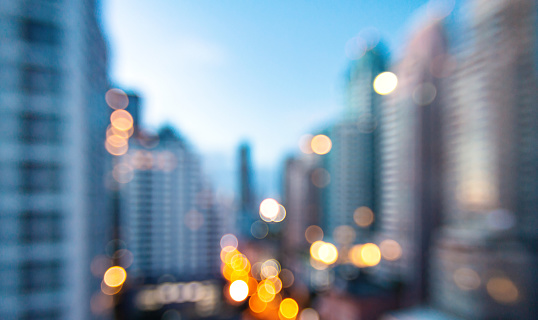
#> input picture Lab-VI/I2.png, 538 x 320 px
$ python sp.py
#> lines starting #> are read from the running program, lines starting #| are printed output that depends on the picture
import numpy as np
import matplotlib.pyplot as plt
import cv2 as cv
import skimage.io as io
from skimage.filters import unsharp_mask as um
img=cv.imread("I2.png",0)
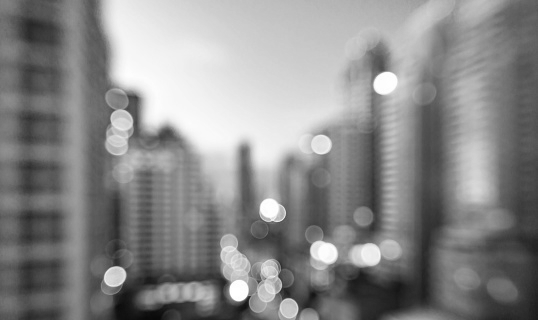
#> img: shape (320, 538); min 9, max 255, mean 137.6
m,n=img.shape
#> m = 320; n = 538
k1=np.array([[0,-1,0],[-1,5,-1],[0,-1,0]])
img_s1=cv.filter2D(src=img, ddepth=-1, kernel=k1)
k2=np.array([[-1,-1,-1],[-1,9,-1],[-1,-1,-1]])
img_s2=cv.filter2D(src=img, ddepth=-1, kernel=k2)
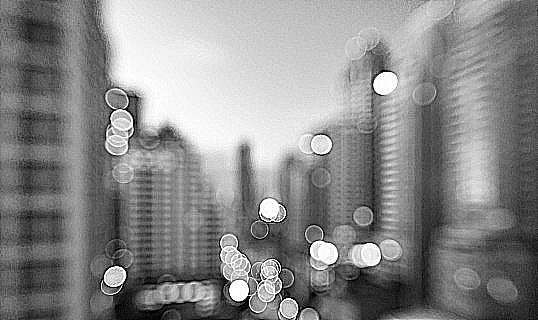
#> img_s2: shape (320, 538); min 0, max 255, mean 137.1
r1=um(img, radius=5, amount=1)
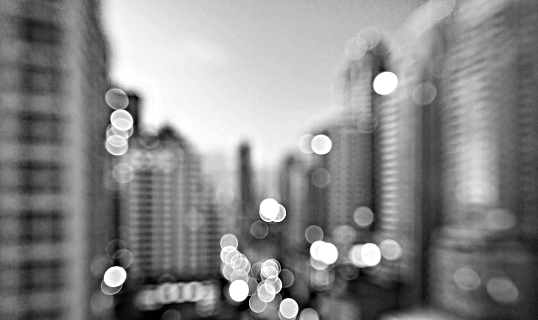
#> r1: shape (320, 538) float64; min 0, max 1, mean 0.539
r2=um(img, radius=10, amount=1)
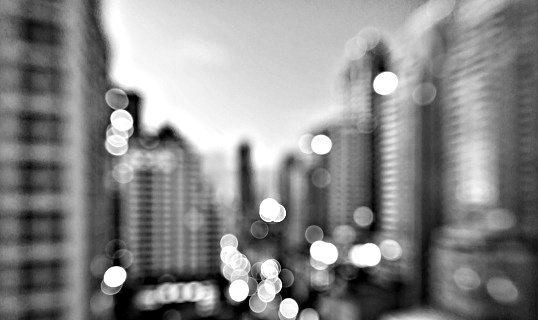
#> r2: shape (320, 538) float64; min 0, max 1, mean 0.536
t=["Orginal Image","Sharpenned Image with k1","Sharpenned Image with k2","Unsharp Mask radius=5","Unsharp Mask radius=10"]
im=[img,img_s1,img_s2,r1,r2]
for i in range(5):
    plt.subplot(2,3,i+1)
    plt.title(t[i])
    plt.imshow(im[i],cmap="gray")
    plt.axis('off')
plt.show()

$ run again, with Lab-VI/I1.png copied over Lab-VI/I2.png
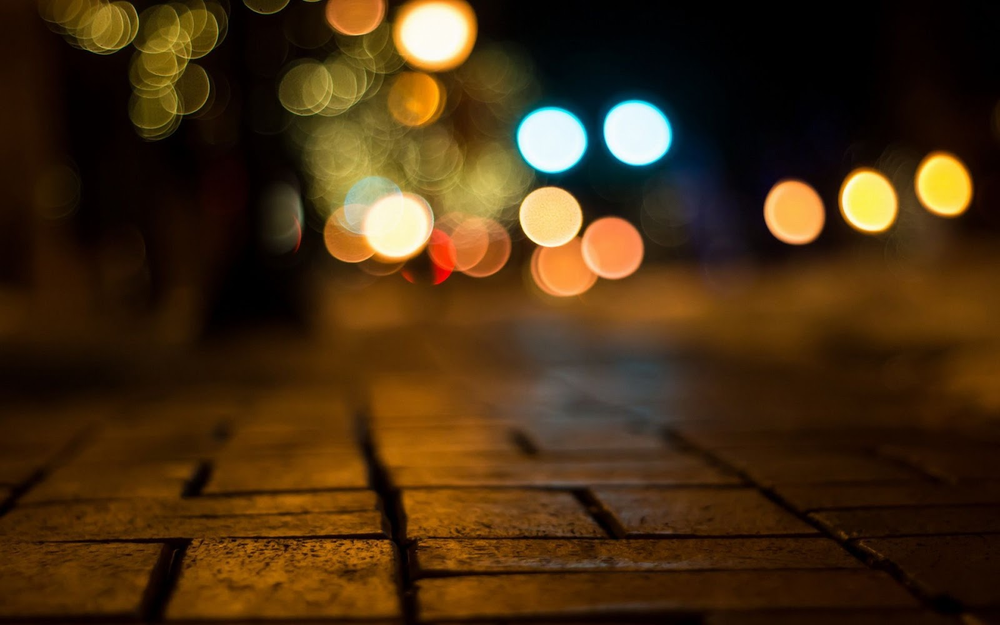
#> input picture Lab-VI/I1.png, 1000 x 625 px, shrunk from 1600 x 1000 before the run
#> `img_s2=cv.filter2D(src=img, ddepth=-1, kernel=k2)`:
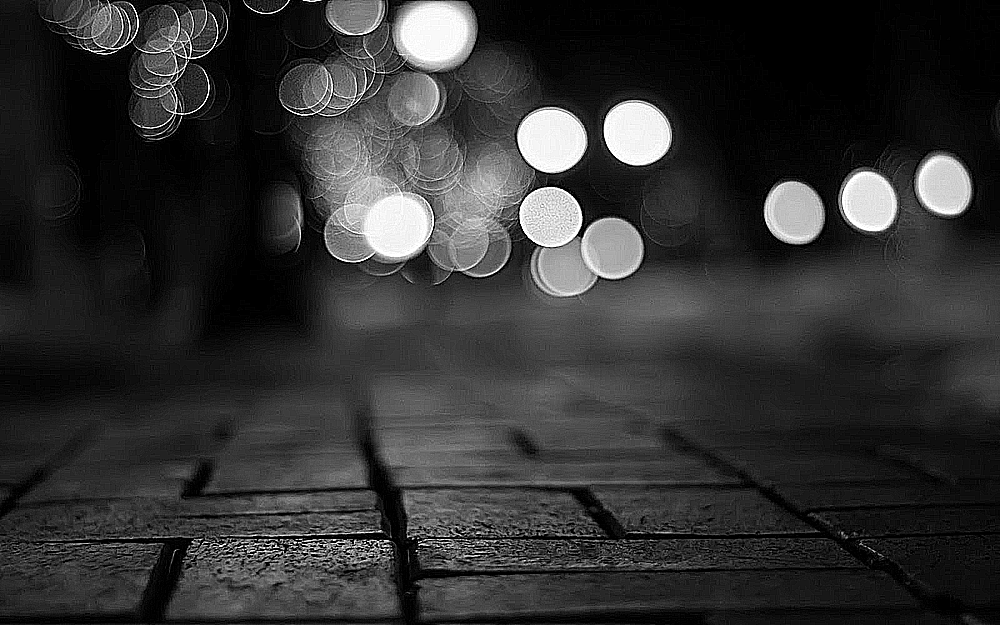
#> img_s2: shape (625, 1000); min 0, max 255, mean 50.2
#> `r2=um(img, radius=10, amount=1)`:
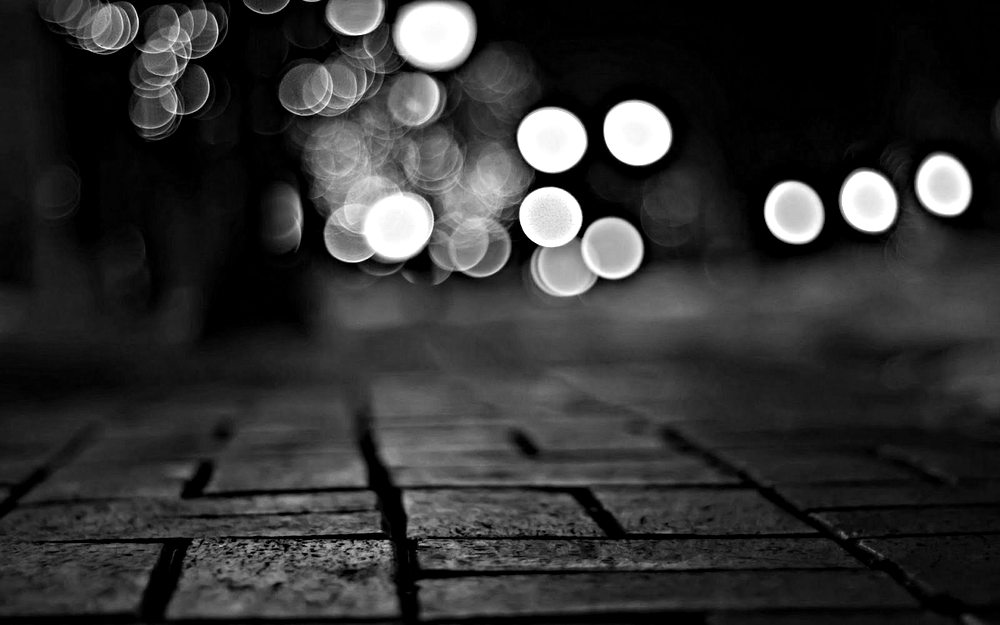
#> r2: shape (625, 1000) float64; min 0, max 1, mean 0.196

$ run again, with Lab-VI/1.png copied over Lab-VI/I2.png
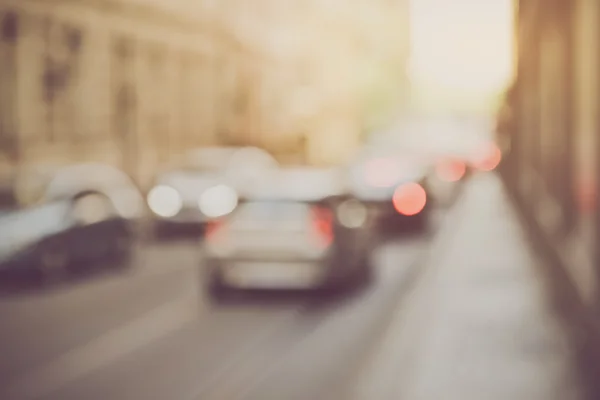
#> input picture Lab-VI/1.png, 600 x 400 px
#> `img=cv.imread("I2.png",0)`:
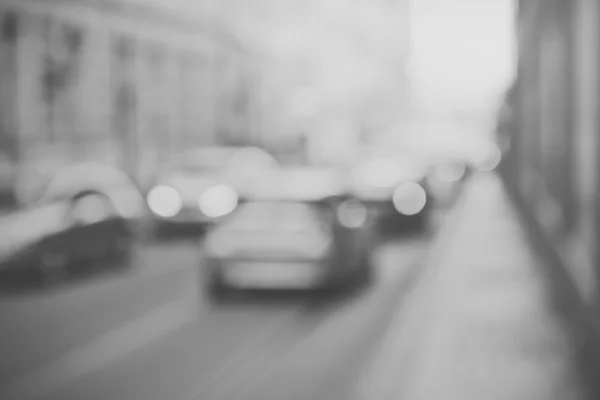
#> img: shape (400, 600); min 59, max 229, mean 157.9
#> `r2=um(img, radius=10, amount=1)`:
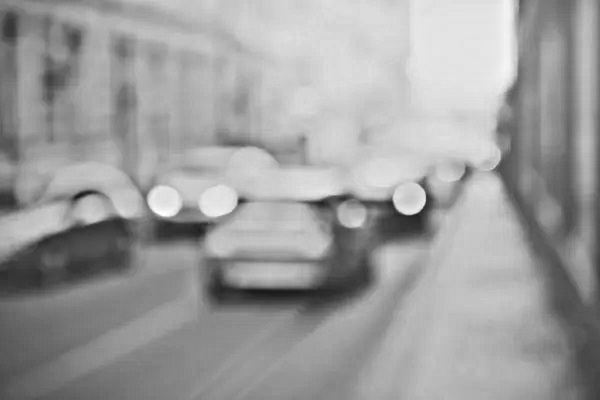
#> r2: shape (400, 600) float64; min 0.0935, max 1, mean 0.619

$ run again, with Lab-VI/2.png copied over Lab-VI/I2.png
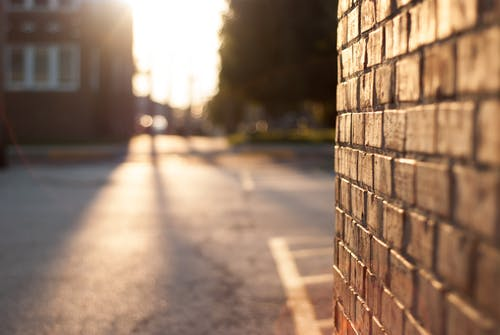
#> input picture Lab-VI/2.png, 500 x 335 px
#> `img_s2=cv.filter2D(src=img, ddepth=-1, kernel=k2)`:
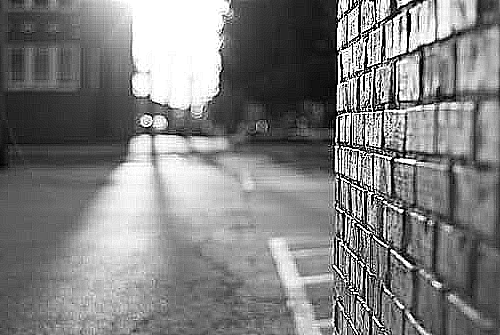
#> img_s2: shape (335, 500); min 0, max 255, mean 128
#> `r1=um(img, radius=5, amount=1)`:
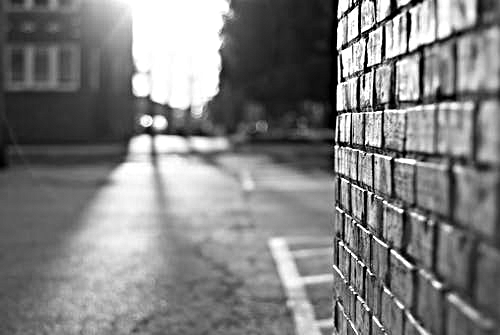
#> r1: shape (335, 500) float64; min 0, max 1, mean 0.503
